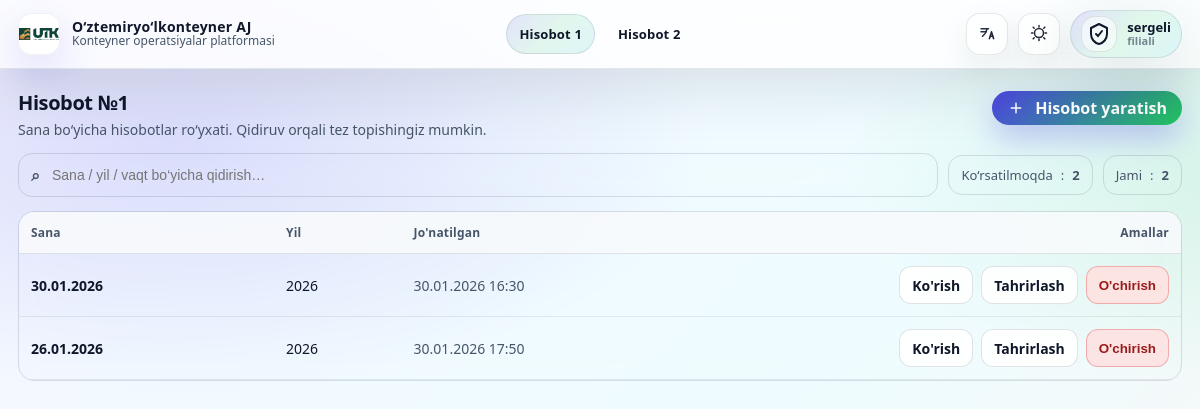
Page /station/table-1/ (signed in) on the earlier database version.
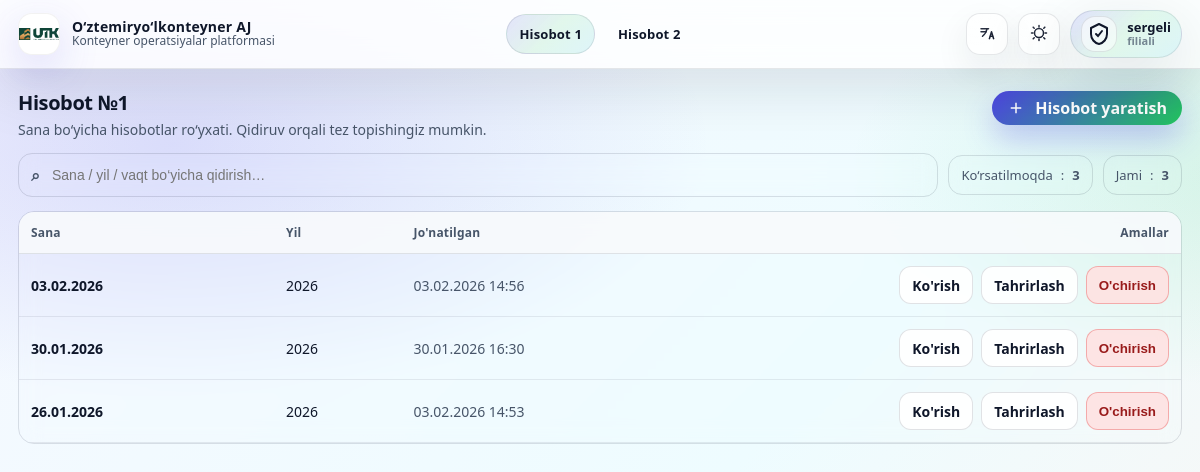
Same page on the later database version.
### reports/models.py (models this page shows, shortened)
class StationDailyTable1(models.Model):
    station_user = models.ForeignKey(User, on_delete=models.CASCADE, related_name='daily_table1')
    date = models.DateField()
    shift = models.CharField(max_length=10, choices=SHIFT_CHOICES)
    data = models.JSONField(default=dict)
    submitted_at = models.DateTimeField(auto_now=True)
    class Meta:
        unique_together = ('station_user', 'date', 'shift')

### reports/views.py (the view)
# urls.py: path('station/table-1/', station_table_1_list, name='station_table_1_list'),
@login_required
def station_table_1_list(request):
    if request.user.is_staff or request.user.is_superuser:
        return redirect("admin_table1_reports")
    qs = (
        StationDailyTable1.objects
        .filter(station_user=request.user, shift="total")
        .order_by("-date")
    )
    per_page = _read_int(request.GET.get("per_page")) or 10
    if per_page not in (5, 10, 20, 50):
        per_page = 10
    paginator = Paginator(qs, per_page)
    page_number = request.GET.get("page") or 1
    page_obj = paginator.get_page(page_number)
    rows = [{
        "date": obj.date,
        "year": obj.date.year,
        "submitted_at": getattr(obj, "submitted_at", None),
    } for obj in page_obj.object_list]
    existing_dates = set(qs.values_list("date", flat=True))
    return render(request, "station_table_1.html", {
        "rows": rows,
        "today": dt_date.today().strftime("%Y-%m-%d"),
        "existing_dates": existing_dates,
        "page_obj": page_obj,
        "paginator": paginator,
        "per_page": per_page,
    })

### reports/views.py (called while the page is built)
def _read_int(raw: str) -> int:
    raw = (raw or "").strip()
    if raw == "":
        return 0
    try:
        return int(raw)
    except (TypeError, ValueError):
        return 0

### templates/station_table_1.html (shortened to what this page needs)
{% extends "base.html" %}
{% block content %}
<div class="card">
  <div class="pagehead">
    <div>
      <h2 data-i18n="t1_reports_title">Hisobot №1</h2>
      <div class="subtext" data-i18n="t1_reports_sub">
        Sana bo‘yicha hisobotlar ro‘yxati. Qidiruv orqali tez topishingiz mumkin.
      </div>
    </div>
    <a class="btn-cta" href="{% url 'station_table_1_edit' today %}?new=1" data-i18n="create_report">
      <svg viewBox="0 0 24 24" fill="none" stroke-width="2">
        <path d="M12 5v14M5 12h14"/>
      </svg>
      Hisobot yaratish
    </a>
  </div>
  <div class="controls">
    <div class="search">
      <span class="ico">⌕</span>
      <input id="q" type="text"
             placeholder="Sana / yil / vaqt bo‘yicha qidirish…"
             data-i18n-placeholder="search_placeholder">
    </div>
    <div class="chip">
      <span data-i18n="shown">Ko‘rsatilmoqda</span>:
      <b id="shownCount">{{ rows|length }}</b>
    </div>
    <div class="chip">
      <span data-i18n="total">Jami</span>:
      <b id="totalCount">{{ paginator.count }}</b>
    </div>
  </div>
  <div class="tblwrap">
    <table class="tbl2" id="t1table">
      <thead>
        <tr>
          <th style="width:180px" data-i18n="col_date">Sana</th>
          <th style="width:90px" data-i18n="col_year">Yil</th>
          <th style="width:190px" data-i18n="col_sent">Jo'natilgan</th>
          <th style="width:360px;text-align:right" data-i18n="col_actions">Amallar</th>
        </tr>
      </thead>
      <tbody id="t1body">
        {% for r in rows %}
        <tr class="t1row"
            data-search="{{ r.date|date:'d.m.Y' }} {{ r.date|date:'Y-m-d' }} {{ r.year }} {% if r.submitted_at %}{{ r.submitted_at|date:'d.m.Y H:i' }}{% endif %}">
          <td class="dateCell"><b>{{ r.date|date:"d.m.Y" }}</b></td>
          <td>{{ r.year }}</td>
          <td class="mutedCell">
            {% if r.submitted_at %}{{ r.submitted_at|date:"d.m.Y H:i" }}{% else %}—{% endif %}
          </td>
          <td>
            <div class="actions">
              <a class="btn-soft" href="/station/table-1/view/{{ r.date|date:'Y-m-d' }}/" data-i18n="view">Ko'rish</a>
              <a class="btn-soft" href="/station/table-1/edit/{{ r.date|date:'Y-m-d' }}/" data-i18n="edit">Tahrirlash</a>
              <form method="post"
                    action="/station/table-1/delete/{{ r.date|date:'Y-m-d' }}/"
                    style="display:inline;"
                    onsubmit="return confirm(window.__t?.confirm_delete || 'Удалить отчёт?');">
                <button class="btn-danger" type="submit" data-i18n="delete">O'chirish</button>
              </form>
            </div>
          </td>
        </tr>
        {% empty %}
        <tr>
          <td colspan="4" style="padding:16px;color:var(--muted,#64748b)">
            <span data-i18n="empty">Пока нет отчётов. Нажми “Создать отчёт”.</span>
          </td>
        </tr>
        {% endfor %}
      </tbody>
    </table>
  </div>
</div>
{% endblock %}

Differences in the rows shown:
added StationDailyTable1: date "03.02.2026", submitted_at "03.02.2026 14:56"
Other differences:
{{ rows|length }}: "2" → "3"
{{ paginator.count }}: "2" → "3"
new list line: "2026 Ko'rish Tahrirlash O'chirish"
new list line: "26.01.2026 03.02.2026 14:53"
list line gone: "26.01.2026 30.01.2026 17:50"
list line gone: "2026 Ko'rish Tahrirlash O'chirish"
